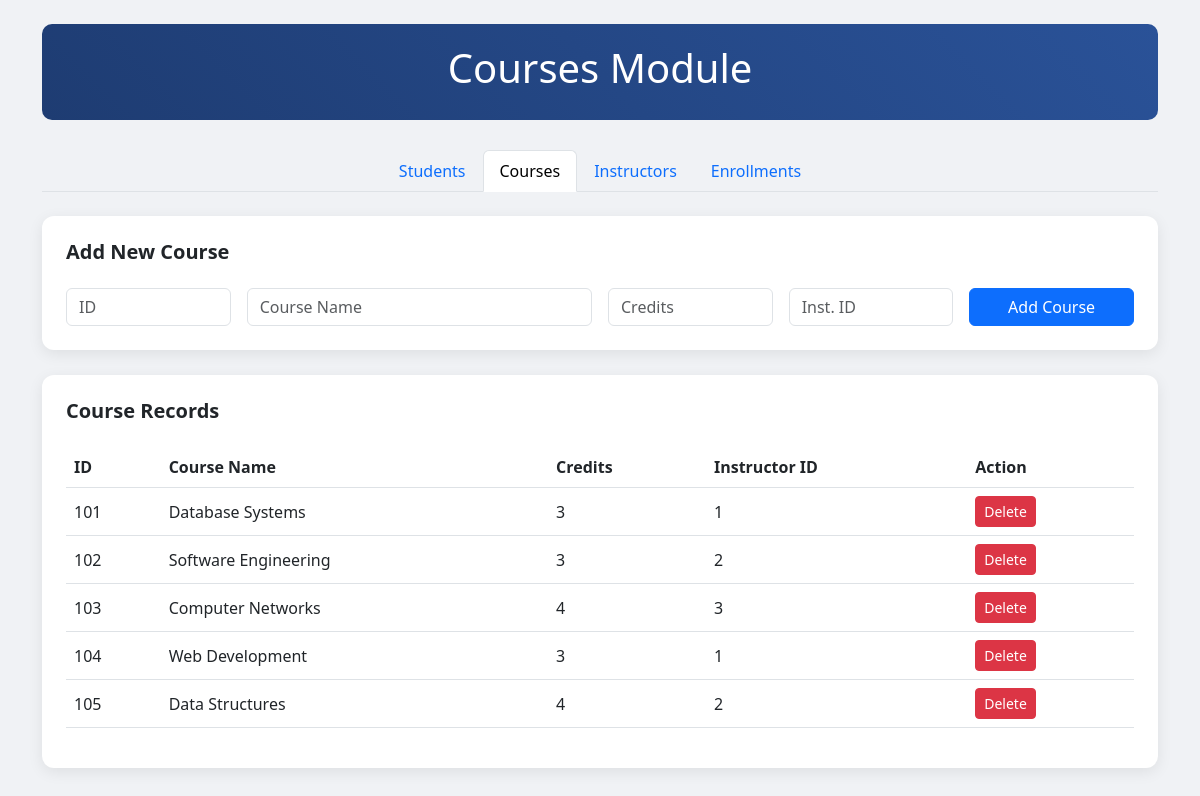
The app's page /manage_courses.php with its own data.
### tables this page shows
CREATE TABLE Course (
    CourseID INT PRIMARY KEY,
    CourseName VARCHAR(100) NOT NULL,
    CreditHours INT CHECK (CreditHours >= 1),
    InstructorID INT,
    FOREIGN KEY (InstructorID) REFERENCES Instructor(InstructorID)
);

### manage_courses.php (the view, shortened to what this page needs)
<?php
$servername = "localhost";
$username = "root";
$password = "";
$dbname = "studentcourseregistration";
$port = 3307;
$conn = mysqli_connect($servername, $username, $password, $dbname, $port);
?>
<!DOCTYPE html>
<html lang="en">
<head>
    <link href="https://cdn.jsdelivr.net/npm/bootstrap@5.3.0/dist/css/bootstrap.min.css" rel="stylesheet">
</head>
<body>
<div class="container mt-4">
    <div class="module-header"><h1>Courses Module</h1></div>
    <ul class="nav nav-tabs justify-content-center mb-4">
        <li class="nav-item"><a class="nav-link" href="index.php">Students</a></li>
        <li class="nav-item"><a class="nav-link active" href="manage_courses.php">Courses</a></li>
        <li class="nav-item"><a class="nav-link" href="manage_instructors.php">Instructors</a></li>
        <li class="nav-item"><a class="nav-link" href="enrollments.php">Enrollments</a></li>
    </ul>
    <div class="card p-4">
        <h5 class="fw-bold mb-4">Add New Course</h5>
        <form method="POST" class="row g-3">
            <div class="col-md-2"><input type="number" name="cid" class="form-control" placeholder="ID" required></div>
            <div class="col-md-4"><input type="text" name="cname" class="form-control" placeholder="Course Name" required></div>
            <div class="col-md-2"><input type="number" name="credits" class="form-control" placeholder="Credits" required></div>
            <div class="col-md-2"><input type="number" name="inst_id" class="form-control" placeholder="Inst. ID" required></div>
            <div class="col-md-2"><button type="submit" name="save_course" class="btn btn-primary w-100">Add Course</button></div>
        </form>
    </div>
    <div class="card p-4">
        <h5 class="fw-bold mb-4">Course Records</h5>
        <div class="table-responsive">
            <table class="table table-hover align-middle">
                <thead>
                    <tr><th>ID</th><th>Course Name</th><th>Credits</th><th>Instructor ID</th><th>Action</th></tr>
                </thead>
                <tbody>
                    <?php
                    $result = mysqli_query($conn, "SELECT * FROM course");
                    if($result) {
                        while($row = mysqli_fetch_assoc($result)) {
                            echo "<tr>
                                <td>{$row['CourseID']}</td>
                                <td>{$row['CourseName']}</td>
                                <td>{$row['CreditHours']}</td>
                                <td>{$row['InstructorID']}</td>
                                <td><a href='delete.php?type=course&id={$row['CourseID']}' class='btn btn-sm btn-danger'>Delete</a></td>
                            </tr>";
                        }
                    }
                    ?>
                </tbody>
            </table>
        </div>
    </div>
</div>
</body>
</html>

### manage_courses.php (style rules this page uses)
body { background-color: #f0f2f5; font-family: 'Segoe UI', sans-serif; }
.module-header { background: linear-gradient(45deg, #1e3c72, #2a5298); color: white; padding: 20px; border-radius: 10px; text-align: center; margin-bottom: 30px; }
.card { border: none; border-radius: 12px; box-shadow: 0 4px 15px rgba(0,0,0,0.08); margin-bottom: 25px; }
.table thead { background-color: #1e3c72; color: white; }

### records on screen
course: CourseID "101", CourseName "Database Systems", CreditHours "3", InstructorID "1"
course: CourseID "102", CourseName "Software Engineering", CreditHours "3", InstructorID "2"
course: CourseID "103", CourseName "Computer Networks", CreditHours "4", InstructorID "3"
course: CourseID "104", CourseName "Web Development", CreditHours "3", InstructorID "1"
course: CourseID "105", CourseName "Data Structures", CreditHours "4", InstructorID "2"
